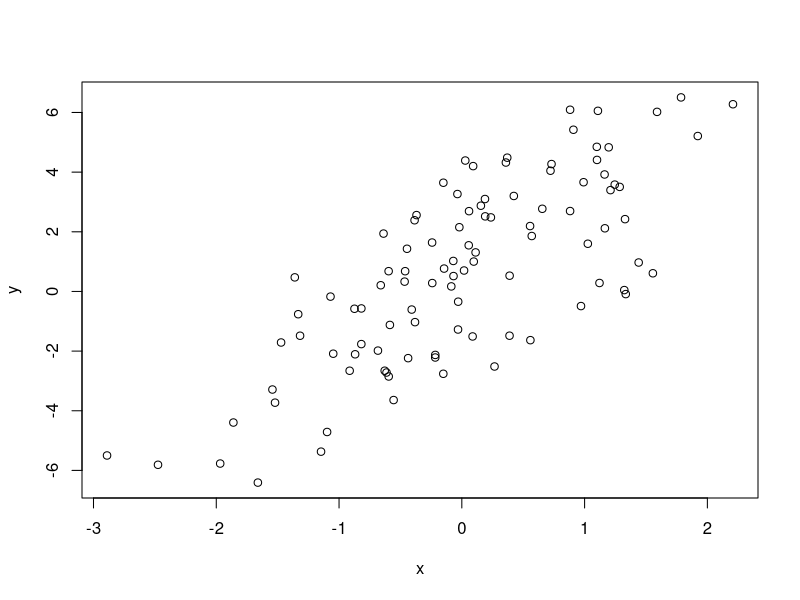
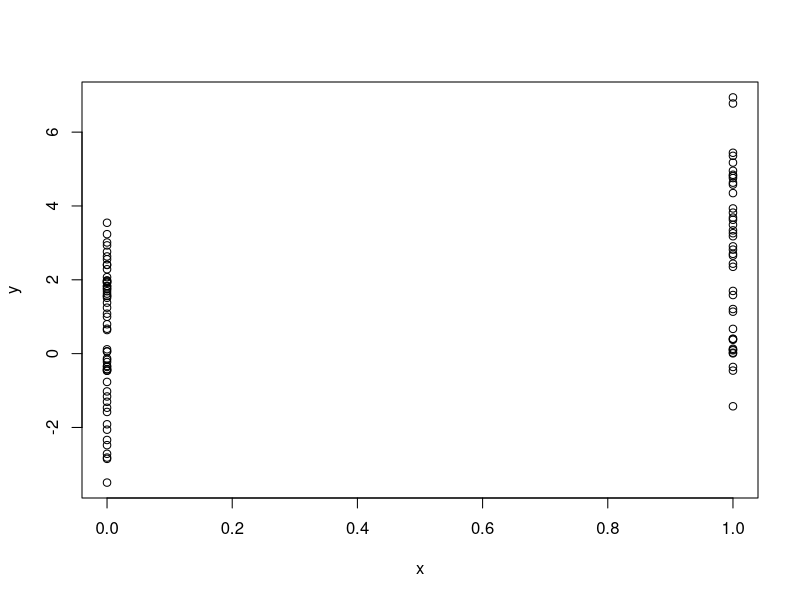
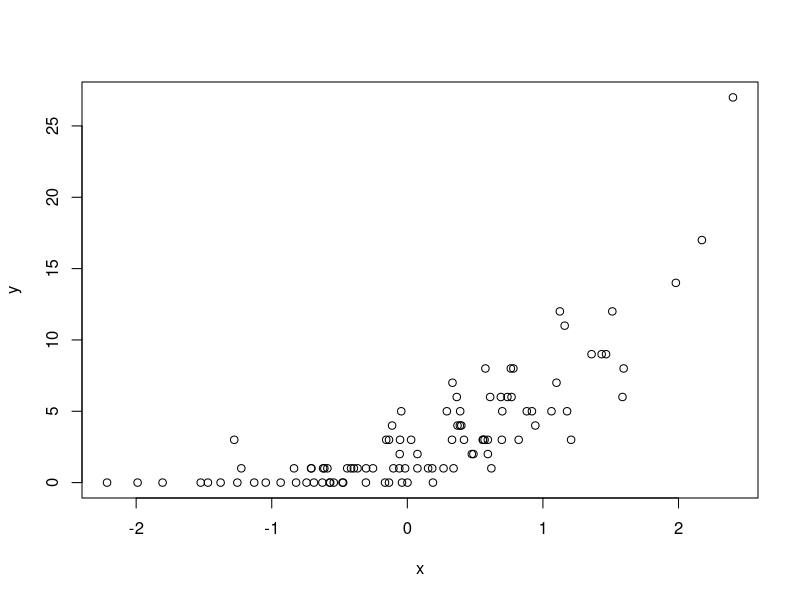

Recreate these plots in R, in order. (Note: this script raises an error after producing the figures.)
x <- rnorm(5)
summary(x)
# 10 variables, mean 20, standard deviation 10
x <- rnorm(10, 20, 10)

set.seed(1)
rnorm(5)
rnorm(5)

# if we reset the seed we'll get the same numbers as we did above
set.seed(1)
rnorm(5)
rnorm(5)

set.seed(20)
x <- rnorm(100)
e <- rnorm(100,0,2)
y <- 0.5 + 2 * x + e
summary(y)
plot(x,y)

# binary random variable instead of normal
set.seed(10)
x <- rbinom(100,1,0.5)
e <- rnorm(100,0,2)
y <- 0.5 + 2 * x + e
summary(y)
plot(x,y)

# poisson 
set.seed(1)
x <- rnorm(100)
log.mu <- 0.5 + 0.3 + x
y <- rpois(100, exp(log.mu))
summary(y)
plot(x,y)

# sample - arbritrary distributions
set.seed(1)
# sampling without replacement
sample(1:10,4)
sample(1:10,4)

sample(letters, 5)
sample(1:10) # permutation

sample(1:10, replace = TRUE)

#plotting
# base graphics you build up piece by piece
# lattice is in one function call


x <- rnorm(100)
y <- x + rnorm(100,sd=0.5)
f <- gl(2,50, labels=c("group 1", "group 2"))
# plot with regression line
xyplot(y ~ x | f,
       panel= function(x, y, ...) {
         panel.xyplot(x,y,...)
         panel.abline(x,y, col=2)
         })

data(environmental)
xyplot(ozone ~ radiation, data ~ environmental)

plot(0,0, main=expression(theta == 0),
     ylab = expression(hat(gamma) == 0),
     xlab = expression(sum(x[i] * y[i], i==1,n)))
